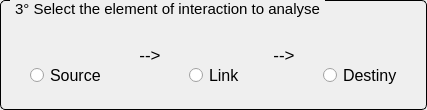
                <widget class="QGroupBox" name="gbx_stride_link">
                 <property name="styleSheet">
                  <string notr="true">QGroupBox {
    border: 1px solid black;
    border-radius: 5px;
    margin-top: 0.5em;
    font-size: 15px;
}

QGroupBox::title {
    subcontrol-origin: margin;
    left: 10px;
    padding: 0 3px 0 3px;
}</string>
                 </property>
                 <property name="title">
                  <string>3° Select the element of interaction to analyse</string>
                 </property>
                 <layout class="QGridLayout" name="gridLayout_38">
                  <item row="0" column="0">
                   <layout class="QHBoxLayout" name="horizontalLayout_74">
                    <property name="topMargin">
                     <number>10</number>
                    </property>
                    <property name="bottomMargin">
                     <number>10</number>
                    </property>
                    <item>
                     <layout class="QVBoxLayout" name="verticalLayout_11">
                      <item>
                       <widget class="QLabel" name="label_stride_src_name">
                        <property name="font">
                         <font>
                          <pointsize>14</pointsize>
                         </font>
                        </property>
                        <property name="layoutDirection">
                         <enum>Qt::LeftToRight</enum>
                        </property>
                        <property name="text">
                         <string/>
                        </property>
                        <property name="alignment">
                         <set>Qt::AlignCenter</set>
                        </property>
                       </widget>
                      </item>
                      <item>
                       <spacer name="verticalSpacer_4">
                        <property name="orientation">
                         <enum>Qt::Vertical</enum>
                        </property>
                        <property name="sizeType">
                         <enum>QSizePolicy::Fixed</enum>
                        </property>
                        <property name="sizeHint" stdset="0">
                         <size>
                          <width>20</width>
                          <height>13</height>
                         </size>
                        </property>
                       </spacer>
                      </item>
                      <item>
                       <layout class="QHBoxLayout" name="horizontalLayout_79">
                        <item>
                         <spacer name="horizontalSpacer_40">
                          <property name="orientation">
                           <enum>Qt::Horizontal</enum>
                          </property>
                          <property name="sizeHint" stdset="0">
                           <size>
                            <width>18</width>
                            <height>20</height>
                           </size>
                          </property>
                         </spacer>
                        </item>
                        <item>
                         <widget class="QRadioButton" name="radiobutton_stride_src">
                          <property name="font">
                           <font>
                            <pointsize>12</pointsize>
                           </font>
                          </property>
                          <property name="text">
                           <string>Source</string>
                          </property>
                          <property name="iconSize">
                           <size>
                            <width>20</width>
                            <height>20</height>
                           </size>
                          </property>
                         </widget>
                        </item>
                        <item>
                         <spacer name="horizontalSpacer_39">
                          <property name="orientation">
                           <enum>Qt::Horizontal</enum>
                          </property>
                          <property name="sizeHint" stdset="0">
                           <size>
                            <width>18</width>
                            <height>20</height>
                           </size>
                          </property>
                         </spacer>
                        </item>
                       </layout>
                      </item>
                     </layout>
                    </item>
                    <item>
                     <layout class="QVBoxLayout" name="verticalLayout_17">
                      <item>
                       <spacer name="horizontalSpacer_4">
                        <property name="orientation">
                         <enum>Qt::Horizontal</enum>
                        </property>
                        <property name="sizeHint" stdset="0">
                         <size>
                          <width>40</width>
                          <height>20</height>
                         </size>
                        </property>
                       </spacer>
                      </item>
                      <item>
                       <widget class="QLabel" name="label_stride_src_type_2">
                        <property name="font">
                         <font>
                          <pointsize>13</pointsize>
                         </font>
                        </property>
                        <property name="layoutDirection">
                         <enum>Qt::LeftToRight</enum>
                        </property>
                        <property name="text">
                         <string>--&gt;</string>
                        </property>
                        <property name="alignment">
                         <set>Qt::AlignCenter</set>
                        </property>
                       </widget>
                      </item>
                      <item>
                       <spacer name="horizontalSpacer_5">
                        <property name="orientation">
                         <enum>Qt::Horizontal</enum>
                        </property>
                        <property name="sizeHint" stdset="0">
                         <size>
                          <width>40</width>
                          <height>20</height>
                         </size>
                        </property>
                       </spacer>
                      </item>
                     </layout>
                    </item>
                    <item>
                     <layout class="QVBoxLayout" name="verticalLayout_15">
                      <item>
                       <widget class="QLabel" name="label_stride_link_name">
                        <property name="font">
                         <font>
                          <pointsize>14</pointsize>
                         </font>
                        </property>
                        <property name="layoutDirection">
                         <enum>Qt::LeftToRight</enum>
                        </property>
                        <property name="text">
                         <string/>
                        </property>
                        <property name="alignment">
                         <set>Qt::AlignCenter</set>
                        </property>
                       </widget>
                      </item>
                      <item>
                       <spacer name="verticalSpacer_5">
                        <property name="orientation">
                         <enum>Qt::Vertical</enum>
                        </property>
                        <property name="sizeType">
                         <enum>QSizePolicy::Fixed</enum>
                        </property>
                        <property name="sizeHint" stdset="0">
                         <size>
                          <width>20</width>
                          <height>13</height>
                         </size>
                        </property>
                       </spacer>
                      </item>
                      <item>
                       <layout class="QHBoxLayout" name="horizontalLayout_60">
                        <item>
                         <spacer name="horizontalSpacer_36">
                          <property name="orientation">
                           <enum>Qt::Horizontal</enum>
                          </property>
                          <property name="sizeHint" stdset="0">
                           <size>
                            <width>13</width>
                            <height>20</height>
                           </size>
                          </property>
                         </spacer>
                        </item>
                        <item>
                         <widget class="QRadioButton" name="radiobutton_stride_link">
                          <property name="font">
                           <font>
                            <pointsize>12</pointsize>
                           </font>
                          </property>
                          <property name="text">
                           <string>Link</string>
                          </property>
                          <property name="iconSize">
                           <size>
                            <width>20</width>
                            <height>20</height>
                           </size>
                          </property>
                         </widget>
                        </item>
                        <item>
                         <spacer name="horizontalSpacer_35">
                          <property name="orientation">
                           <enum>Qt::Horizontal</enum>
                          </property>
                          <property name="sizeHint" stdset="0">
                           <size>
                            <width>13</width>
                            <height>20</height>
                           </size>
                          </property>
                         </spacer>
                        </item>
                       </layout>
                      </item>
                     </layout>
                    </item>
                    <item>
                     <layout class="QVBoxLayout" name="verticalLayout_18">
                      <item>
                       <spacer name="horizontalSpacer_10">
                        <property name="orientation">
                         <enum>Qt::Horizontal</enum>
                        </property>
                        <property name="sizeHint" stdset="0">
                         <size>
                          <width>40</width>
                          <height>20</height>
                         </size>
                        </property>
                       </spacer>
                      </item>
                      <item>
                       <widget class="QLabel" name="label_stride_src_type_3">
                        <property name="font">
                         <font>
                          <pointsize>13</pointsize>
                         </font>
                        </property>
                        <property name="layoutDirection">
                         <enum>Qt::LeftToRight</enum>
                        </property>
                        <property name="text">
                         <string>--&gt;</string>
                        </property>
                        <property name="alignment">
                         <set>Qt::AlignCenter</set>
                        </property>
                       </widget>
                      </item>
                      <item>
                       <spacer name="horizontalSpacer_14">
                        <property name="orientation">
                         <enum>Qt::Horizontal</enum>
                        </property>
                        <property name="sizeHint" stdset="0">
                         <size>
                          <width>40</width>
                          <height>20</height>
                         </size>
                        </property>
                       </spacer>
                      </item>
                     </layout>
                    </item>
                    <item>
                     <layout class="QVBoxLayout" name="verticalLayout_13">
                      <item>
                       <widget class="QLabel" name="label_stride_dst_name">
                        <property name="font">
                         <font>
                          <pointsize>14</pointsize>
                         </font>
                        </property>
                        <property name="layoutDirection">
                         <enum>Qt::LeftToRight</enum>
                        </property>
                        <property name="text">
                         <string/>
                        </property>
                        <property name="alignment">
                         <set>Qt::AlignCenter</set>
                        </property>
                       </widget>
                      </item>
                      <item>
                       <spacer name="verticalSpacer_7">
                        <property name="orientation">
                         <enum>Qt::Vertical</enum>
                        </property>
                        <property name="sizeType">
                         <enum>QSizePolicy::Fixed</enum>
                        </property>
                        <property name="sizeHint" stdset="0">
                         <size>
                          <width>20</width>
                          <height>13</height>
                         </size>
                        </property>
                       </spacer>
                      </item>
                      <item>
                       <layout class="QHBoxLayout" name="horizontalLayout_34">
                        <item>
                         <spacer name="horizontalSpacer_29">
                          <property name="orientation">
                           <enum>Qt::Horizontal</enum>
                          </property>
                          <property name="sizeHint" stdset="0">
                           <size>
                            <width>13</width>
                            <height>20</height>
                           </size>
                          </property>
                         </spacer>
                        </item>
                        <item>
                         <widget class="QRadioButton" name="radiobutton_stride_dst">
                          <property name="font">
                           <font>
                            <pointsize>12</pointsize>
                           </font>
                          </property>
                          <property name="text">
                           <string>Destiny</string>
                          </property>
                          <property name="iconSize">
                           <size>
                            <width>20</width>
                            <height>20</height>
                           </size>
                          </property>
                         </widget>
                        </item>
                        <item>
                         <spacer name="horizontalSpacer_30">
                          <property name="orientation">
                           <enum>Qt::Horizontal</enum>
                          </property>
                          <property name="sizeHint" stdset="0">
                           <size>
                            <width>13</width>
                            <height>20</height>
                           </size>
                          </property>
                         </spacer>
                        </item>
                       </layout>
                      </item>
                     </layout>
                    </item>
                   </layout>
                  </item>
                 </layout>
                </widget>
